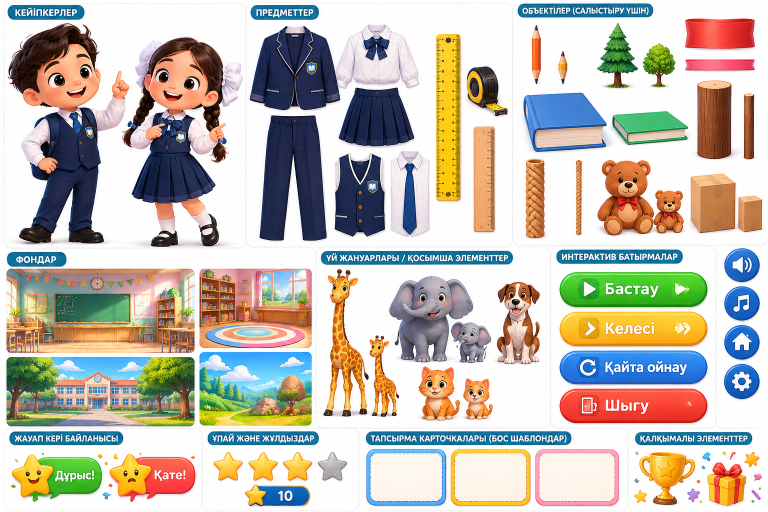
#> input picture tools/source.png, 1536 x 1024 px (shown at 1/2 size)
$ python slice_assets.py
#> lines starting #> are read from the running program, lines starting #| are printed output that depends on the picture; after the words box and inside, x2 and y2 are one past the last pixel; in counts of white or black regions, pixels touching at a corner belong together
"""Суреттен ресурстарды жеке PNG-ке бөледі (python3 tools/slice_assets.py)."""
import numpy as np
from PIL import Image, ImageFilter
from scipy import ndimage as ndi
import os
SRC=os.path.join(os.path.dirname(__file__),'source.png')
OUT=os.path.join(os.path.dirname(__file__),'..','img')
im=Image.open(SRC).convert('RGB')
#> im is the input picture: PIL image 1536x1024 RGB; mean R, G, B 193.9, 187.9, 178.3
# name: (x0,y0,x1,y1)
SPR={
'boy':(10,44,258,492),'girl':(258,70,490,495),
'pencil_long':(1058,50,1092,172),'pencil_short':(1106,98,1142,172),
'tree_big':(1188,42,1282,182),'tree_small':(1282,84,1358,152),
'book_thick':(1043,183,1218,306),'book_thin':(1222,218,1380,292),
'log_thick':(1392,158,1468,322),'log_thin':(1482,182,1512,322),
'rope_thick':(1048,314,1094,480),'rope_thin':(1146,318,1168,472),
'bear_big':(1192,316,1312,472),'bear_small':(1308,378,1372,470),
'box_big':(1378,344,1527,470),
'ruler_yellow':(868,64,926,406),'tape':(930,128,1022,232),'ruler_wood':(942,248,994,468),
'jacket':(498,48,684,226),'trousers':(512,228,658,486),'skirt':(674,186,832,296),'vest':(664,304,776,482),
'giraffe':(645,538,800,835),'elephant':(776,550,950,730),'dog':(990,562,1085,730),'cat':(835,730,922,842),
'btn_start':(1116,543,1417,614),'btn_next':(1116,622,1417,694),'btn_replay':(1116,700,1417,772),
'ico_sound':(1448,496,1522,570),'ico_home':(1448,644,1522,718),
'fb_ok':(20,902,208,992),'fb_bad':(216,902,394,992),
'star':(426,906,488,970),'star_gray':(636,903,696,966),
'trophy':(1276,884,1396,1012),'gift':(1412,894,1498,1012),
}
BG={'bg_class':(13,538,389,705),'bg_play':(399,538,623,697),'bg_school':(13,714,389,852),'bg_meadow':(399,704,623,852)}
def cut(box):
    c=im.crop(box); a=np.asarray(c).astype(int)
    near=(a.min(axis=2)>=232)
    lab,_=ndi.label(near)
    border=set(np.unique(np.concatenate([lab[0],lab[-1],lab[:,0],lab[:,-1]])))-{0}
    bg=np.isin(lab,list(border))
    fg=~bg
    # largest component (dilated to merge details)
    l2,n=ndi.label(ndi.binary_dilation(fg,iterations=3))
    if n>1:
        sizes=ndi.sum(fg,l2,range(1,n+1)); fg=fg&(l2==(1+int(np.argmax(sizes))))
    fg=ndi.binary_fill_holes(ndi.binary_closing(fg,iterations=1)) if False else fg
    alpha=Image.fromarray((fg*255).astype('uint8')).filter(ImageFilter.GaussianBlur(0.8))
    out=c.convert('RGBA'); out.putalpha(alpha)
    bb=out.getbbox(); out=out.crop(bb)
    s=2 if max(out.size)<400 else 1
    return out.resize((out.width*s,out.height*s),Image.LANCZOS) if s>1 else out
for k,b in SPR.items(): cut(b).save(f'{OUT}/{k}.png',optimize=True)
#> this loop made 37 passes
#> (n in cut, bb in cut) on passes 3, 4, 5, 6, 7, 8, 9, 10, 11, 12, 14, 15: (1, (4, 0, 26, 121)), (1, (9, 2, 31, 73)), (1, (4, 1, 90, 138)), (1, (1, 1, 71, 68)), (1, (1, 0, 175, 123)), (1, (0, 2, 157, 74)), (1, (0, 0, 76, 164)), (1, (2, 2, 30, 139)), (1, (1, 1, 46, 166)), (1, (3, 0, 20, 154)), (1, (0, 0, 63, 91)), (1, (1, 1, 149, 125))
#> (n in cut, sizes in cut, bb in cut) on passes 1, 2, 13, 21, 23, 24: (3, [62257, 372, 1], (3, 0, 248, 448)), (3, [63573, 5, 3], (0, 1, 230, 425)), (2, [13676, 16], (1, 2, 120, 156)), (2, [116, 13329], (1, 0, 157, 110)), (4, [19071, 867, 167, 10], (0, 0, 155, 297)), (2, [22737, 13], (0, 0, 174, 179))
#> pass 1, in cut, `c = im.crop(box)`:
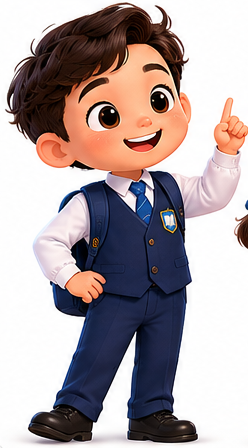
#> c: PIL image 248x448 RGB; mean R, G, B 173.8, 161.4, 162.9
#> pass 1, in cut, `near=(a.min(axis=2)>=232)`:
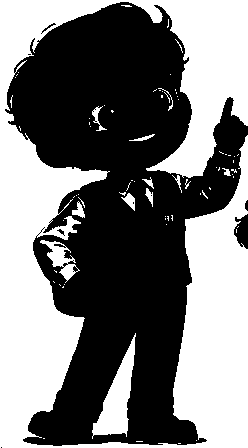
#> near: shape (448, 248) bool; 46.7% white; 75 white regions (62 under 20 px), largest, box (x1, y1, x2, y2) and area: (0, 0, 248, 448) 48542, (92, 333, 136, 439) 1884, (40, 240, 80, 283) 583
#> pass 1, in cut, `lab,_=ndi.label(near)`:
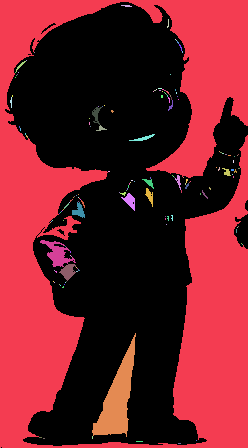
#> lab: shape (448, 248) int32; 162 distinct labels, from 0 to 161; one colour per label, 0 black
for k,b in BG.items():
    c=im.crop(b); c=c.resize((c.width*3,c.height*3),Image.LANCZOS); c.save(f'{OUT}/{k}.jpg',quality=88)
#> this loop made 4 passes
#> pass 1, `c = im.crop(b)`:
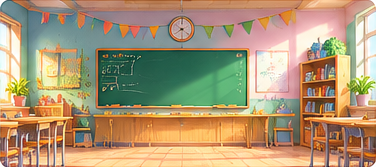
#> c: PIL image 376x167 RGB; mean R, G, B 172.5, 151.1, 117.8
#> pass 1, `c = c.resize((c.width * 3, c.height * 3), Image.LANCZOS)`:
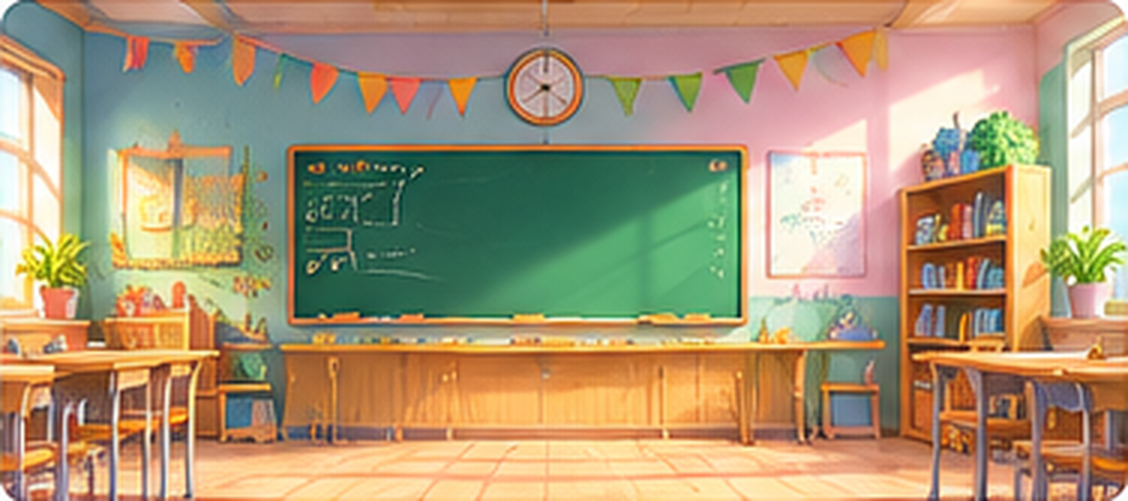
#> c: PIL image 1128x501 RGB; mean R, G, B 172.4, 151.1, 117.8
#> pass 2, `c = c.resize((c.width * 3, c.height * 3), Image.LANCZOS)`:
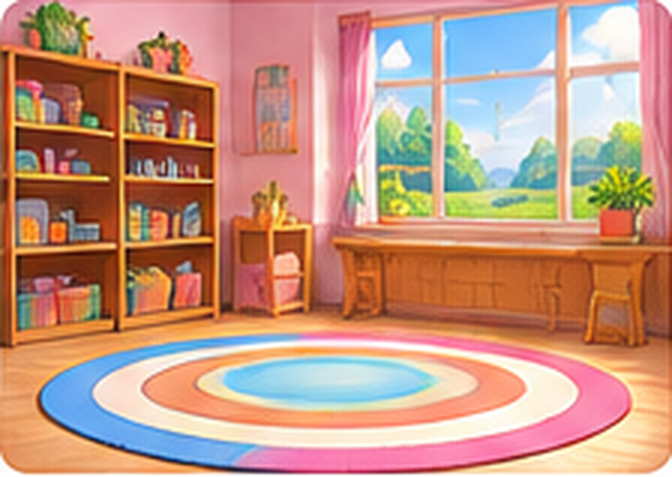
#> c: PIL image 672x477 RGB; mean R, G, B 195.7, 149.4, 129.9
#> after the loop:
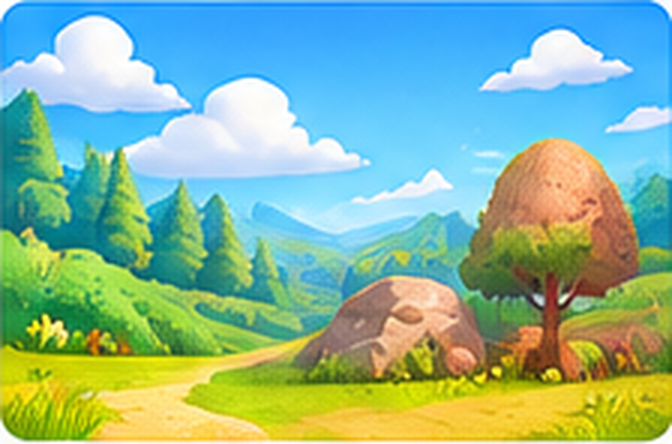
#> c: PIL image 672x444 RGB; mean R, G, B 137, 182.6, 154.8
print('ok')
